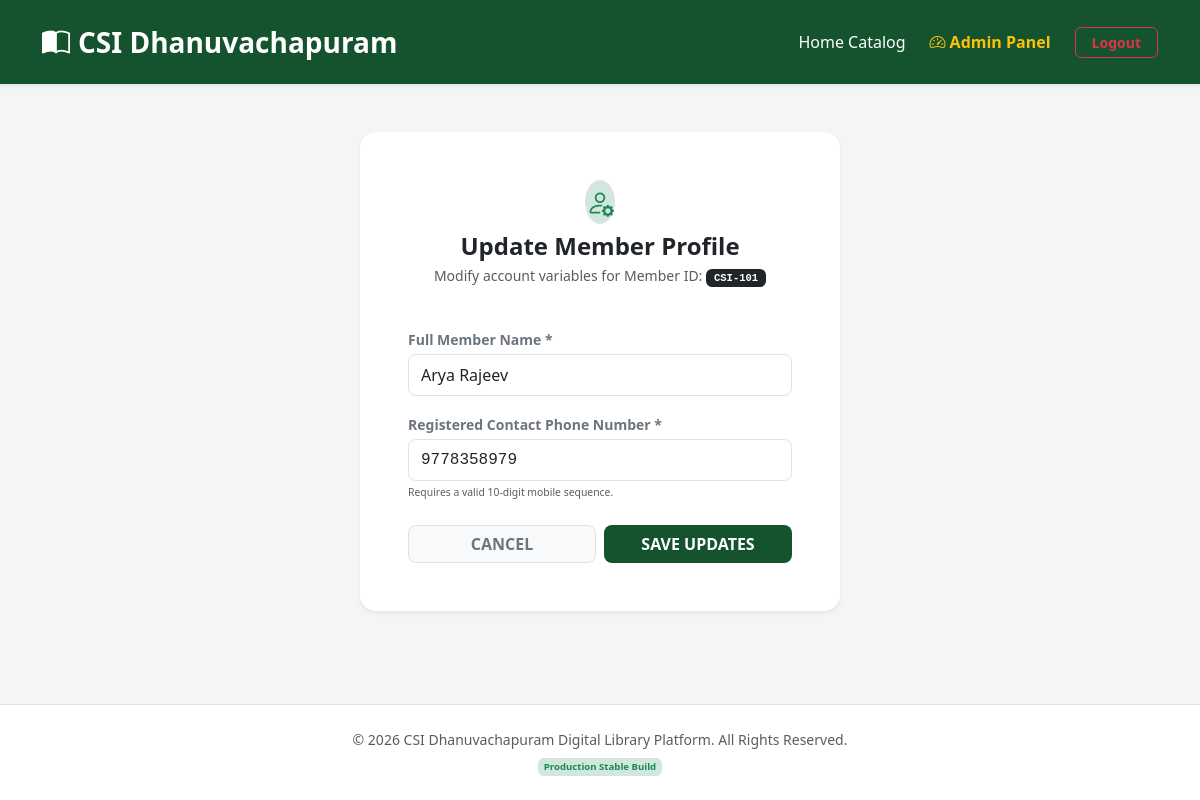
The app's page /admin/edit-member/CSI-101 (signed in) with its own data.
### tables this page shows
CREATE TABLE members (
            member_id TEXT PRIMARY KEY,
            member_name TEXT NOT NULL,
            member_phone TEXT NOT NULL,
            registration_date TEXT NOT NULL
        );

### app.py (the view, shortened to what this page needs)
@app.route("/admin/edit-member/<string:member_id>", methods=["GET", "POST"])
def edit_member(member_id):
    if not session.get("is_admin"):
        return redirect(url_for("admin_login"))
    conn = get_db_connection()
    member = conn.execute("SELECT * FROM members WHERE member_id = ?", (member_id,)).fetchone()
    conn.close()
    if not member:
        return "Member File Reference Error", 404
    return render_template("edit_member.html", member=member)

### app.py (called while the page is built)
def get_db_connection():
    conn = sqlite3.connect(DB_FILE)
    conn.row_factory = sqlite3.Row
    return conn

### templates/edit_member.html
{% extends 'base.html' %}
{% block content %}
<div class="d-flex justify-content-center align-items-center my-4">
    <div class="card border-0 shadow-sm rounded-4 p-4 p-sm-5 w-100" style="max-width: 480px; background-color: #ffffff;">
        <div class="mb-4 text-center">
            <div class="d-inline-flex bg-success-subtle text-success p-2.5 rounded-circle mb-2 border">
                <i class="bi bi-person-gear fs-3"></i>
            </div>
            <h4 class="fw-bold text-dark tracking-tight m-0">Update Member Profile</h4>
            <p class="text-muted small mt-1">Modify account variables for Member ID: <span class="badge bg-dark px-2 py-1 font-monospace">{{ member.member_id }}</span></p>
        </div>
        <form method="POST" action="{{ url_for('edit_member', member_id=member.member_id) }}" class="d-flex flex-column gap-3">
            <div>
                <label class="form-label small text-secondary fw-semibold mb-1">Full Member Name *</label>
                <input type="text" name="member_name" value="{{ member.member_name }}" required class="form-control rounded-3 border py-2 text-dark shadow-none fw-medium">
            </div>
            <div>
                <label class="form-label small text-secondary fw-semibold mb-1">Registered Contact Phone Number *</label>
                <input type="tel" name="member_phone" value="{{ member.member_phone }}" required pattern="[0-9]{10}" class="form-control rounded-3 border py-2 text-dark shadow-none font-monospace">
                <div class="form-text text-muted" style="font-size:0.65rem;">Requires a valid 10-digit mobile sequence.</div>
            </div>
            <div class="d-flex gap-2 mt-2">
                <a href="{{ url_for('admin_portal') }}" class="btn btn-light border w-50 py-2.5 rounded-3 fw-bold small text-uppercase text-secondary">Cancel</a>
                <button type="submit" class="btn btn-csi w-50 py-2.5 rounded-3 fw-bold small text-uppercase">Save Updates</button>
            </div>
        </form>
    </div>
</div>
{% endblock %}

### templates/base.html (style rules this page uses)
:root { --csi-green: #14532d; }
body { background-color: #f4f6f4; font-family: system-ui, -apple-system, sans-serif; }
.btn-csi { background-color: var(--csi-green); color: white; border: none; font-weight: 600; }

### records on screen
members: member_id "CSI-101", member_name "Arya Rajeev", member_phone "9778358979"
